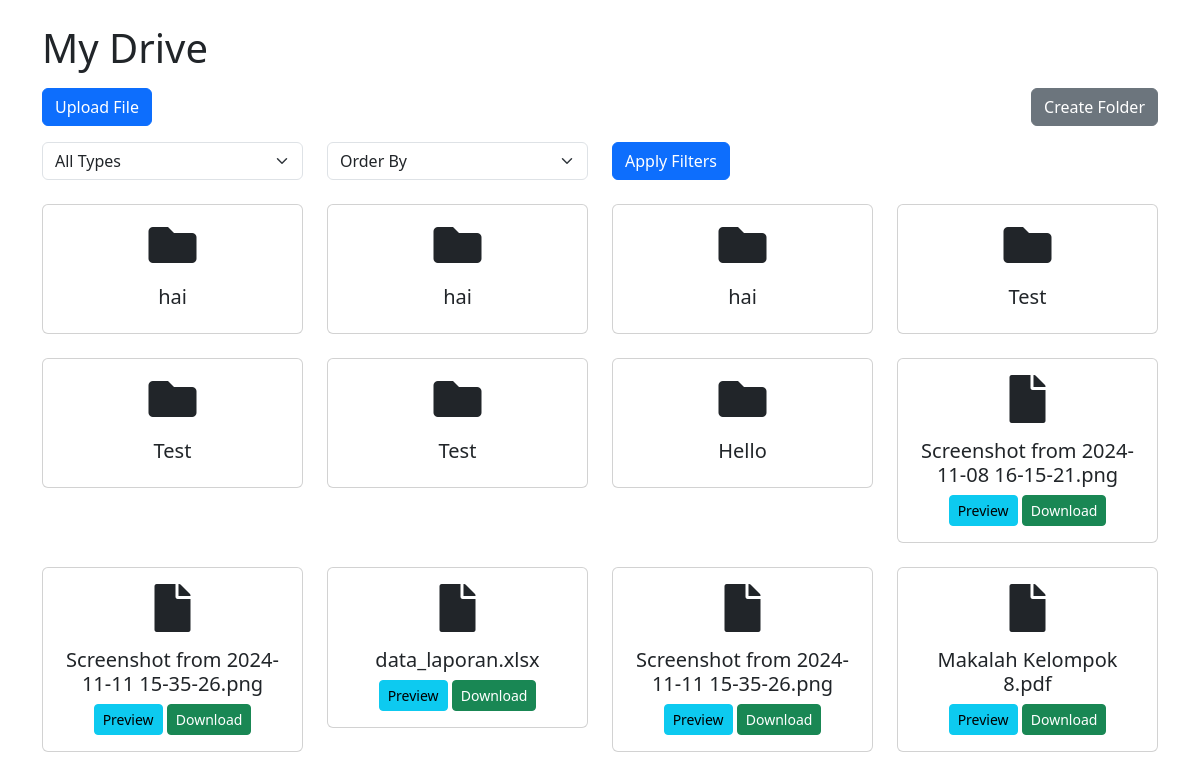
The page /public/index.php (signed in) on the database its author committed.
### tables this page shows
CREATE TABLE `folder` (
  `id` int NOT NULL AUTO_INCREMENT,
  `user_id` int NOT NULL,
  `name` varchar(100) NOT NULL,
  `parent_id` int DEFAULT NULL,
  `created_at` timestamp NULL DEFAULT CURRENT_TIMESTAMP,
  PRIMARY KEY (`id`),
  KEY `user_id` (`user_id`),
  KEY `parent_id` (`parent_id`),
  CONSTRAINT `folder_ibfk_1` FOREIGN KEY (`user_id`) REFERENCES `user` (`id`) ON DELETE CASCADE,
  CONSTRAINT `folder_ibfk_2` FOREIGN KEY (`parent_id`) REFERENCES `folder` (`id`) ON DELETE CASCADE
);

CREATE TABLE `file` (
  `id` int NOT NULL AUTO_INCREMENT,
  `folder_id` int DEFAULT NULL,
  `user_id` int NOT NULL,
  `name` varchar(100) NOT NULL,
  `file_path` varchar(255) NOT NULL,
  `mime_type` text,
  `file_size` bigint DEFAULT NULL,
  `created_at` timestamp NULL DEFAULT CURRENT_TIMESTAMP,
  PRIMARY KEY (`id`),
  KEY `folder_id` (`folder_id`),
  KEY `user_id` (`user_id`),
  CONSTRAINT `file_ibfk_1` FOREIGN KEY (`folder_id`) REFERENCES `folder` (`id`) ON DELETE SET NULL,
  CONSTRAINT `file_ibfk_2` FOREIGN KEY (`user_id`) REFERENCES `user` (`id`) ON DELETE CASCADE
);

### public/index.php (called while the page is built, shortened)
<?php
require_once '../src/views/dashboard.php';
?>

### src/controllers/FolderController.php (called while the page is built, shortened)
<?php
require_once 'config/config.php';
class FolderController {
    public function getUserFolders($userId, $parentId = null) {
    global $pdo;
    $query = "SELECT * FROM folder WHERE user_id = ? AND parent_id " . ($parentId ? "= ?" : "IS NULL") . " ORDER BY created_at DESC";
    $stmt = $pdo->prepare($query);
    $stmt->execute($parentId ? [$userId, $parentId] : [$userId]);
    return $stmt->fetchAll(PDO::FETCH_ASSOC);
    }
}

### src/controllers/FileController.php (called while the page is built, shortened)
<?php
require_once 'config/config.php';
class FileController {
    public function getUserFiles($userId, $parentId = null, $fileType = null, $orderByTime = 'ASC') {
        global $pdo;
        $query = "SELECT * FROM file WHERE user_id = :user_id";
        if ($fileType !== null) {
            $query .= " AND mime_type LIKE :file_type";
        }
        $query .= " ORDER BY created_at $orderByTime";
        $stmt = $pdo->prepare($query);
        $stmt->bindParam(':user_id', $userId, PDO::PARAM_INT);
        if ($fileType !== null) {
            $likeFileType = "%" . $fileType . "%";
            $stmt->bindParam(':file_type', $likeFileType, PDO::PARAM_STR);
        }
        $stmt->execute();
        return $stmt->fetchAll(PDO::FETCH_ASSOC);
    }
}

### src/views/dashboard.php (the view, shortened to what this page needs)
<?php
require_once 'src/controllers/FolderController.php';
require_once 'src/controllers/FileController.php';
$filterType = isset($_GET['file_type']) ? $_GET['file_type'] : '';
$orderBy = isset($_GET['order_by']) ? $_GET['order_by'] : '';
$folders = $files = [];
if (isset($_SESSION['user_id'])) {
    $userId = $_SESSION['user_id'];
    $folderController = new FolderController();
    $fileController = new FileController();
    $parentId = isset($_GET['parent_id']) ? $_GET['parent_id'] : null;
    $folders = $folderController->getUserFolders($userId, $parentId);
    $files = $fileController->getUserFiles($userId, $parentId, $filterType, $orderBy);
}
?>
<!DOCTYPE html>
<html lang="en">
<head>
    <link href="https://cdn.jsdelivr.net/npm/bootstrap@5.3.0-alpha1/dist/css/bootstrap.min.css" rel="stylesheet">
    <link href="https://cdnjs.cloudflare.com/ajax/libs/font-awesome/5.15.4/css/all.min.css" rel="stylesheet">
</head>
<body>
    <div class="container">
        <h1 class="mt-4">My Drive</h1>
        <div class="d-flex justify-content-between mt-3">
            <button class="btn btn-primary" data-bs-toggle="modal" data-bs-target="#uploadModal">Upload File</button>
            <button class="btn btn-secondary" data-bs-toggle="modal" data-bs-target="#createFolderModal">Create Folder</button>
        </div>
        <form method="GET" class="row mt-3">
            <div class="col-md-3">
                <select name="file_type" class="form-select">
                    <option value="">All Types</option>
                </select>
            </div>
            <div class="col-md-3">
                <select name="order_by" class="form-select">
                    <option value="">Order By</option>
                </select>
            </div>
            <div class="col-md-3">
                <button type="submit" class="btn btn-primary">Apply Filters</button>
            </div>
        </form>
        <div class="row mt-4">
            <?php if (count($folders) > 0): ?>
                <?php foreach ($folders as $folder): ?>
                    <div class="col-md-3 mb-4">
                        <a href="dashboard?parent_id=<?php echo $folder['id']; ?>" class="text-decoration-none">
                            <div class="card">
                                <div class="card-body text-center">
                                    <i class="fas fa-folder fa-3x mb-3"></i>
                                    <h5 class="card-title"><?php echo htmlspecialchars($folder['name']); ?></h5>
                                </div>
                            </div>
                        </a>
                    </div>
                <?php endforeach; ?>
            <?php else: ?>
                <p>No folders found.</p>
            <?php endif; ?>
            <?php if (count($files) > 0): ?>
                <?php foreach ($files as $file):
                    ?>
                    <div class="col-md-3 mb-4">
                        <div class="card">
                            <div class="card-body text-center">
                                <i class="fas fa-file fa-3x mb-3"></i>
                                <h5 class="card-title"><?php echo htmlspecialchars($file['name']); ?></h5>
                          <button onclick="previewFile('<?php echo $file['file_path']; ?>', '<?php echo $file['mime_type']; ?>', '<?php echo htmlspecialchars($file['name']); ?>')" class="btn btn-sm btn-info">Preview</button>
                                <a href="<?php echo $file['file_path']; ?>" download class="btn btn-sm btn-success">Download</a>
                            </div>
                        </div>
                    </div>
                <?php endforeach; ?>
            <?php else: ?>
                <p>No files found.</p>
            <?php endif; ?>
        </div>
    </div>
</body>
</html>

### rows shown on the page
folder: name "hai"
folder: name "hai"
folder: name "hai"
folder: name "Test"
folder: name "Test"
folder: name "Test"
folder: name "Hello"
file: name "Screenshot from 2024-11-08 16-15-21.png"
file: name "Screenshot from 2024-11-11 15-35-26.png"
file: name "data_laporan.xlsx"
file: name "Screenshot from 2024-11-11 15-35-26.png"
file: name "Makalah Kelompok 8.pdf"
